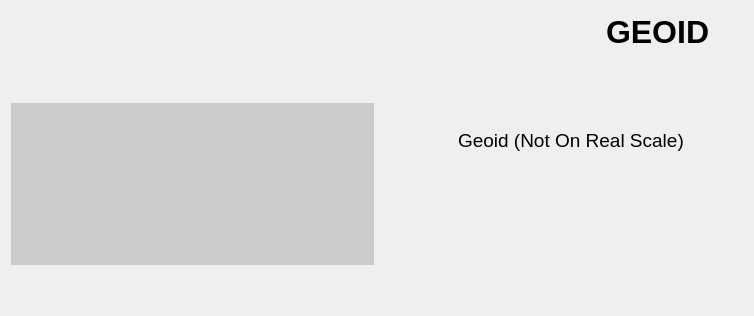
      <widget class="QWidget" name="tab_1">
       <attribute name="title">
        <string>Geoid</string>
       </attribute>
       <layout class="QGridLayout" name="gridLayout_3">
        <item row="0" column="0">
         <spacer name="horizontalSpacer">
          <property name="orientation">
           <enum>Qt::Horizontal</enum>
          </property>
          <property name="sizeType">
           <enum>QSizePolicy::Minimum</enum>
          </property>
          <property name="sizeHint" stdset="0">
           <size>
            <width>589</width>
            <height>20</height>
           </size>
          </property>
         </spacer>
        </item>
        <item row="0" column="1">
         <widget class="QLabel" name="label">
          <property name="sizePolicy">
           <sizepolicy hsizetype="MinimumExpanding" vsizetype="Minimum">
            <horstretch>0</horstretch>
            <verstretch>0</verstretch>
           </sizepolicy>
          </property>
          <property name="minimumSize">
           <size>
            <width>111</width>
            <height>41</height>
           </size>
          </property>
          <property name="maximumSize">
           <size>
            <width>111</width>
            <height>16777215</height>
           </size>
          </property>
          <property name="font">
           <font>
            <family>Arial</family>
            <pointsize>24</pointsize>
            <weight>75</weight>
            <bold>true</bold>
           </font>
          </property>
          <property name="text">
           <string>GEOID</string>
          </property>
         </widget>
        </item>
        <item row="0" column="2">
         <spacer name="verticalSpacer_1">
          <property name="orientation">
           <enum>Qt::Vertical</enum>
          </property>
          <property name="sizeType">
           <enum>QSizePolicy::Fixed</enum>
          </property>
          <property name="sizeHint" stdset="0">
           <size>
            <width>20</width>
            <height>35</height>
           </size>
          </property>
         </spacer>
        </item>
        <item row="2" column="0" colspan="3">
         <layout class="QGridLayout" name="gridLayout_2">
          <property name="horizontalSpacing">
           <number>25</number>
          </property>
          <item row="1" column="1" colspan="3">
           <widget class="QWidget" name="widget_2" native="true">
            <property name="sizePolicy">
             <sizepolicy hsizetype="Preferred" vsizetype="Preferred">
              <horstretch>3</horstretch>
              <verstretch>1</verstretch>
             </sizepolicy>
            </property>
            <property name="styleSheet">
             <string notr="true">background-color: rgb(203, 203, 203);</string>
            </property>
           </widget>
          </item>
          <item row="0" column="0" rowspan="3">
           <widget class="QWidget" name="widget" native="true">
            <property name="sizePolicy">
             <sizepolicy hsizetype="Preferred" vsizetype="Preferred">
              <horstretch>32</horstretch>
              <verstretch>0</verstretch>
             </sizepolicy>
            </property>
            <property name="styleSheet">
             <string notr="true">background-color: rgb(203, 203, 203);</string>
            </property>
           </widget>
          </item>
          <item row="2" column="3">
           <spacer name="verticalSpacer_3">
            <property name="orientation">
             <enum>Qt::Vertical</enum>
            </property>
            <property name="sizeType">
             <enum>QSizePolicy::Fixed</enum>
            </property>
            <property name="sizeHint" stdset="0">
             <size>
              <width>20</width>
              <height>75</height>
             </size>
            </property>
           </spacer>
          </item>
          <item row="0" column="1">
           <spacer name="verticalSpacer">
            <property name="orientation">
             <enum>Qt::Vertical</enum>
            </property>
            <property name="sizeType">
             <enum>QSizePolicy::Fixed</enum>
            </property>
            <property name="sizeHint" stdset="0">
             <size>
              <width>20</width>
              <height>75</height>
             </size>
            </property>
           </spacer>
          </item>
          <item row="0" column="2">
           <widget class="QLabel" name="label_3">
            <property name="font">
             <font>
              <family>Arial</family>
              <pointsize>14</pointsize>
             </font>
            </property>
            <property name="text">
             <string>Geoid (Not On Real Scale)</string>
            </property>
           </widget>
          </item>
         </layout>
        </item>
        <item row="1" column="1">
         <spacer name="verticalSpacer_5">
          <property name="orientation">
           <enum>Qt::Vertical</enum>
          </property>
          <property name="sizeType">
           <enum>QSizePolicy::Fixed</enum>
          </property>
          <property name="sizeHint" stdset="0">
           <size>
            <width>20</width>
            <height>45</height>
           </size>
          </property>
         </spacer>
        </item>
        <item row="3" column="0">
         <spacer name="verticalSpacer_4">
          <property name="orientation">
           <enum>Qt::Vertical</enum>
          </property>
          <property name="sizeType">
           <enum>QSizePolicy::Fixed</enum>
          </property>
          <property name="sizeHint" stdset="0">
           <size>
            <width>20</width>
            <height>40</height>
           </size>
          </property>
         </spacer>
        </item>
       </layout>
      </widget>
